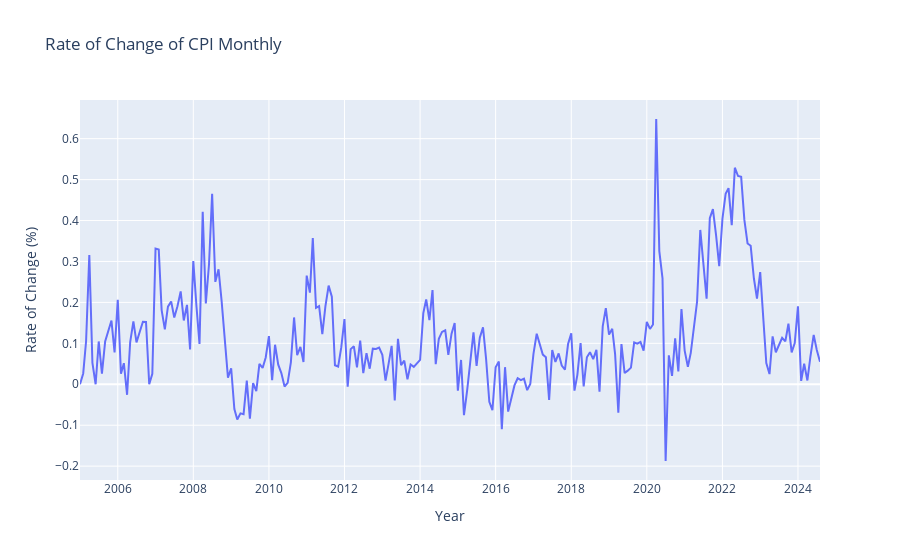

Notebook cell for this chart:
### Code cell
fig = px.line(CPI_data, x='date', y='rate_of_change', title='Rate of Change of CPI Monthly', labels={'date': 'Year', 'rate_of_change': 'Rate of Change (%)'})
fig.write_image(os.path.join(plot_folder, 'CPI ROC.png'))
fig.show()

### Figure 1 — Plotly figure (JSON) as saved in the notebook; plotly's stock layout.template omitted (floating-point values rounded to 4 significant figures; data arrays with more than 128 entries replaced by an {"elided": "..."} marker saying what was removed)
{"data": [{"hovertemplate": "Year=%{x}<br>Rate of Change (%)=%{y}<extra></extra>", "legendgroup": "", "line": {"color": "#636efa", "dash": "solid"}, "marker": {"symbol": "circle"}, "mode": "lines", "name": "", "orientation": "v", "showlegend": false, "x": {"elided": "236 str values"}, "xaxis": "x", "y": {"elided": "236 float values"}, "yaxis": "y", "type": "scatter"}], "layout": {"xaxis": {"anchor": "y", "domain": [0.0, 1.0], "title": {"text": "Year"}}, "yaxis": {"anchor": "x", "domain": [0.0, 1.0], "title": {"text": "Rate of Change (%)"}}, "legend": {"tracegroupgap": 0}, "title": {"text": "Rate of Change of CPI Monthly"}}}
